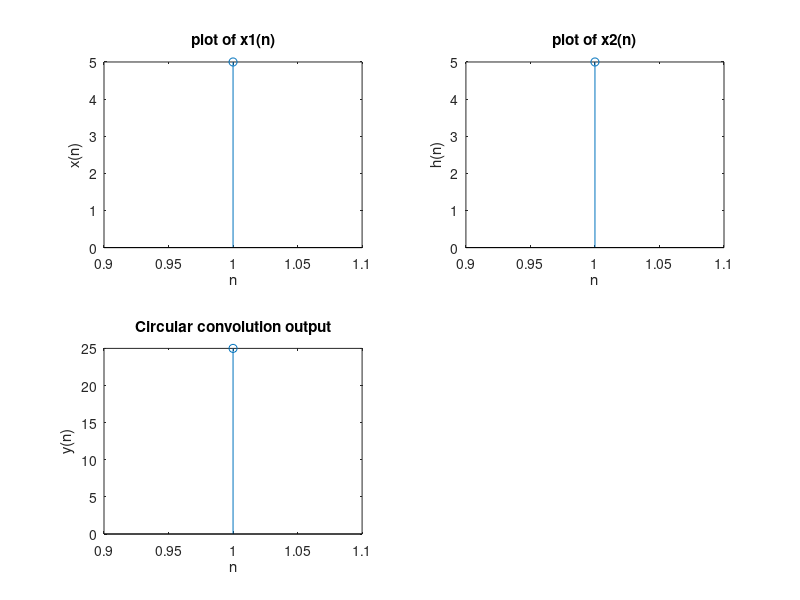

This figure's MATLAB source:
clc;
clear all;
close all;
xn=input('Enter the first sequence x(n)=');
hn=input('Enter the second sequence h(n)=');
l1=length(xn);
l2=length(hn);
N=max(l1,l2);
xn=[xn,zeros(1,N-l1)];
hn=[hn,zeros(1,N-l2)];
for n=0:N-1;
    y(n+1)=0;
    for k=0:N-1;
        i=mod((n-k),N);
        y(n+1)=y(n+1)+hn(k+1)*xn(i+1);
    end;
end;
disp('Circular convolution in time domain =');
disp(y);
subplot(2,2,1);
stem(xn)
xlabel('n');
ylabel('x(n)');
title('plot of x1(n)');
subplot(2,2,2);
stem(hn)
xlabel('n');
ylabel('h(n)');
title('plot of x2(n)');
subplot(2,2,3);
stem(y)
xlabel('n');
ylabel('y(n)');
title('Circular convolution output')
